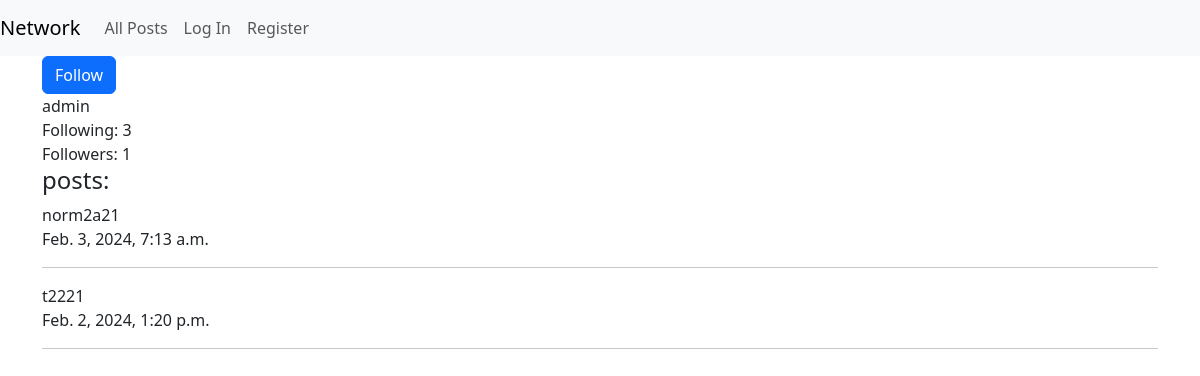
Page /profile/admin on the earlier database version.
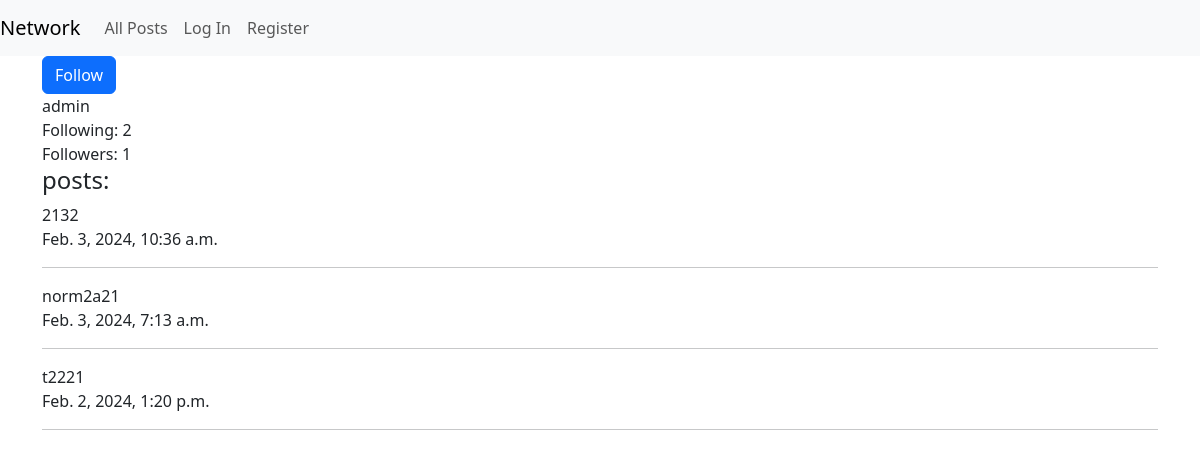
Same page on the later database version.
### network/models.py (models this page shows, shortened)
class User(AbstractUser):
    posts = models.ManyToManyField('Post',
        symmetrical=False,
        related_name='author',
        blank=True)
    follows = models.ManyToManyField('self',
        symmetrical=False,
        related_name='followed_by',
        blank=True)

class Post(models.Model):
    post_author = models.ForeignKey(User, on_delete=models.CASCADE)
    content = models.TextField()
    created_at = models.DateTimeField(auto_now_add=True)
    likes = models.ManyToManyField(User, related_name='liked_posts', blank=True)

### network/views.py (the view)
# urls.py: path("profile/<str:user_name>", views.profile_view, name="profile"),
def profile_view(request, user_name):
    profile = User.objects.get(username=user_name)
    posts = Post.objects.filter(post_author=profile.id).order_by('-created_at')
    return render(request, "network/profile.html", {
        "profile": profile,
        "posts": posts,
    })

### network/templates/network/profile.html (shortened to what this page needs)
{% extends "network/layout.html" %}
{% load static %}
{% block body %}
{%if not user == profile %}
    {% if profile in user.follows.all %}
        <button id="follow-btn" type="button" class="btn btn-primary" data-username={{profile}}>Unfollow</button>
    {% else %}
        <button id="follow-btn" class="btn btn-primary" data-username={{profile}}>Follow</button>
    {% endif %}
{% endif%}
<div id="user_name">{{profile}}</div>
<div>Following: {{ profile.follows.all.count }}</div>
<div>Followers: {{ profile.followed_by.all.count }}</div>
<h4>posts:</h4>
{% for post in posts %}
    <div id="post-content-{{ post.id }}">{{post.content}}</div>
    <div>{{post.created_at}}</div>
    <hr>
{% endfor %}
{% endblock %}

Differences in the rows shown:
computed for User "admin": follows.all.count "3" → "2"
added Post: content "2132", created_at "Feb. 3, 2024, 10:36 a.m."
